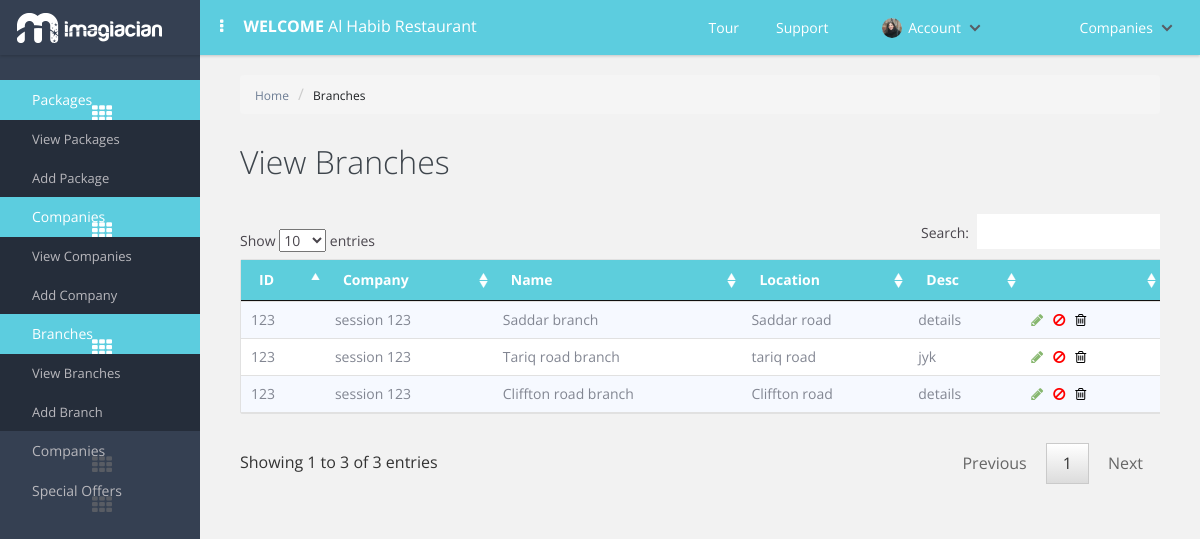
Screenshot of /view_branch.php (signed in) with the database file from the repository.
### tables this page shows
CREATE TABLE `branches` (
  `branch_id` int(11) NOT NULL AUTO_INCREMENT,
  `branch_company_id` varchar(32) NOT NULL,
  `branch_code` varchar(32) NOT NULL,
  `branch_name` varchar(32) NOT NULL,
  `branch_location` varchar(32) NOT NULL,
  `branch_detail` text NOT NULL,
  `branch_status` varchar(32) NOT NULL,
  PRIMARY KEY (`branch_id`)
);

### common/class.database.php (called while the page is built, shortened)
<?php
class Database {
    public $_DB;
    public $_query;
    public $_select = array();
    public $_action;
    public $_table;
    public $_force_select_all = false;
    public function __construct() {
        try {
            $this->_DB = new PDO('mysql:host=' . DB_HOST . ';dbname=' . DB_NAME, DB_USER, DB_PASS);
            $this->_DB->setAttribute(PDO::ATTR_ERRMODE, PDO::ERRMODE_EXCEPTION);
        } catch (PDOException $e) {
            echo 'ERROR: ' . $e->getMessage();
        }
    }
    public function query($query) {
        try {
            $this->_query = $this->_DB->prepare(filter_var($query, FILTER_SANITIZE_STRING));
            $this->_query->execute();
            $this->_select = array();
        } catch (PDOException $e) {
            $er = $e->errorInfo;
            echo '<p style="font-family:arial; background:#F00; position:absolute; z-index:10000; color:#FFF; padding:5px;">ERROR: ' . $er[2] . '</p>';
        }
    }
    public function build_query() {
        $query = $this->_action;
        if ($this->_action == 'SELECT') {
            if (!empty($this->_select)) {
                if ($this->_force_select_all == true) {
                    $query .= ' *,';
                }
                foreach ($this->_select as $column_name => $name) {
                    $query .=' ' . $column_name . ' as ' . $name . ', ';
                }
            } else {
                $query .= ' *';
            }
            $query = rtrim($query, ', ');
        }
        if ($this->_action != 'UPDATE' && $this->_action != 'INSERT') {
            $query .= ' FROM ';
        }
        $query .= $this->_table;
        $this->query($query);
    }
    public function all_results($fetch_type = PDO::FETCH_OBJ) {
        return $this->_query->fetchAll($fetch_type);
    }
    public function from($table_name, $num_rows = NULL) {
        $this->_action = 'SELECT';
        $this->_table = $table_name;
        $this->build_query();
    }
}

### classes/class.branch.php (called while the page is built, shortened)
<?php
class branch extends database
{
	private $table_name;
	function __construct()
	{
		$this->table_name = 'branches';
	}
	public function get_branches($ID = NULL)
	{
		if (isset($ID)) {
			$this->where('branch_id',$ID);
			$this->from($this->table_name);
			return $this->result();
		}
		else {
			$this->from($this->table_name);
			return $this->all_results();
		}
	}
}
 ?>

### view_branch.php (the view, shortened to what this page needs)
<?php include 'includes/header.php'; ?>
<div class="container-fluide">
	<ul class="breadcrumb">
	    <li><a href="#">Home</a></li>
	    <li><a class="active" href="#">Branches</a></li>
	</ul>
<div class="page-heading">
	<h1>View Branches</h1>
</div>
	<div class="table-responsive custom-table">
		<?php
				$branch = new branch();
				$results = $branch->get_branches();
			?>
		<table id="myTable">
	        <thead>
	          <tr>
	            <th>ID</th>
	            <th>Company</th>
	            <th>Name</th>
	            <th>Location</th>
	            <th>Desc</th>
	            <th></th>
	          </tr>
	        </thead>
	        <tbody>
	        <?php
				foreach($results as $res){
				echo '<tr>';
				echo '<td>'. $res->branch_code .'</td>';
				echo '<td>'. $res->branch_company_id .'</td>';
				echo '<td>'. $res->branch_name .'</td>';
				echo '<td>'. $res->branch_location .'</td>';
				echo '<td>'. $res->branch_detail .'</td>';
				echo '<td><a class="edit_btn" href="add_branch.php?id='.$res->branch_id.'"><i class="fa fa-pencil edit-icon"></i>';
	            echo '<i class="fa fa-ban hold-icon"></i>';
	            echo '<i class="fa fa-trash-o delete-icon"></i>';
	            echo '</td>';
				echo '</tr>';
				}
				?>
	        </tbody>
      </table>
	</div>
</div>
<?php include 'includes/footer.php'; ?>

### assets/codyhouse-menu/css/style.css (style rules this page uses)
*, *::after, *::before { box-sizing: border-box; }
html { font-size: 62.5%; }
body { font-size: 1.6rem; font-family: "Open Sans", sans-serif; color: #3e454c; background-color: #ffffff; }
body::after { clear: both; content: ""; display: table; }
a { color: #1784c7; text-decoration: none; }
.cd-main-content .content-wrapper h1 { text-align: center; padding: 3em 0; font-size: 2rem; }
@media only screen and (min-width: 768px) { .cd-main-content .content-wrapper h1 { padding: 4em 0; font-size: 3.2rem; font-weight: 300; } }

### assets/css/main-styles.css (style rules this page uses)
.breadcrumb a { color: #6e7e95; font-size: 12px; }
.breadcrumb .active { color: #1C1F22!important; }
body { background-color: #f2f2f2; }
#myTable { border: 1px solid #e1e1e1; color: #828692; border-radius: 2px; margin-bottom: 25px; font-size: 14px; }
#myTable thead { background: #5dcedc; color: white; }
.custom-table { margin-top: 25px; }
.fa { margin-right: 10px; }
.edit-icon { color: #87B76F; }
.hold-icon { color: red; }
.delete-icon { color: black; }
#myTable .odd { background: #F6F9FF; }
#myTable .odd td { border-bottom: 1px solid #E1E1E1; border-top: 1px solid #E1E1E1; }
.page-heading h1 { text-align: left!important; padding: 10px 0px!important; }

### rows the page displays
branches: branch_code "123", branch_company "session 123", branch_name "Saddar branch", branch_location "Saddar road", branch_detail "details"
branches: branch_code "123", branch_company "session 123", branch_name "Tariq road branch", branch_location "tariq road", branch_detail "jyk"
branches: branch_code "123", branch_company "session 123", branch_name "Cliffton road branch", branch_location "Cliffton road", branch_detail "details"
